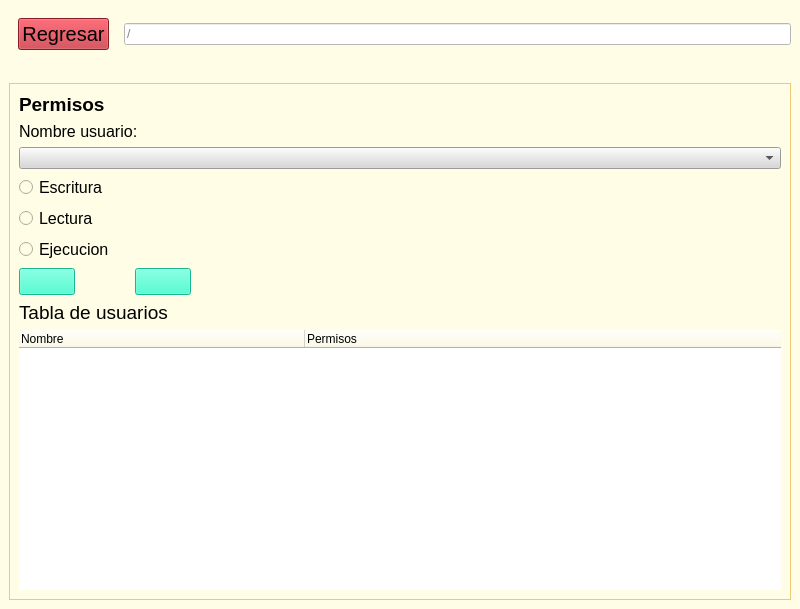
<?xml version="1.0" encoding="UTF-8"?>
<ui version="4.0">
 <class>MainWindow</class>
 <widget class="QMainWindow" name="MainWindow">
  <property name="geometry">
   <rect>
    <x>0</x>
    <y>0</y>
    <width>800</width>
    <height>609</height>
   </rect>
  </property>
  <property name="windowTitle">
   <string>MainWindow</string>
  </property>
  <widget class="QWidget" name="centralwidget">
   <property name="styleSheet">
    <string notr="true">QWidget{
	background-color:rgb(255, 253, 229);
}
QFrame{
	border:none;
}
QTreeWidget, QLineEdit{
	background-color:white;
}
</string>
   </property>
   <layout class="QVBoxLayout" name="verticalLayout" stretch="0">
    <property name="leftMargin">
     <number>0</number>
    </property>
    <property name="topMargin">
     <number>0</number>
    </property>
    <property name="rightMargin">
     <number>0</number>
    </property>
    <property name="bottomMargin">
     <number>0</number>
    </property>
    <item>
     <widget class="QFrame" name="panelInferior">
      <property name="styleSheet">
       <string notr="true">#Carpeta, #Permisos {
border: 1px solid rgb(235, 201, 118);
}
QPushButton{
	background-color:rgb(35, 255, 200);
}
QPushButton:hover{
	background-color:rgb(80, 214, 174);
}</string>
      </property>
      <property name="frameShape">
       <enum>QFrame::StyledPanel</enum>
      </property>
      <property name="frameShadow">
       <enum>QFrame::Raised</enum>
      </property>
      <layout class="QVBoxLayout" name="verticalLayout_4" stretch="1,11">
       <property name="leftMargin">
        <number>0</number>
       </property>
       <property name="topMargin">
        <number>0</number>
       </property>
       <property name="rightMargin">
        <number>0</number>
       </property>
       <property name="bottomMargin">
        <number>0</number>
       </property>
       <item>
        <widget class="QFrame" name="panelRuta">
         <property name="frameShape">
          <enum>QFrame::StyledPanel</enum>
         </property>
         <property name="frameShadow">
          <enum>QFrame::Raised</enum>
         </property>
         <layout class="QHBoxLayout" name="horizontalLayout_3">
          <item>
           <widget class="QFrame" name="paneSuperior">
            <property name="frameShape">
             <enum>QFrame::StyledPanel</enum>
            </property>
            <property name="frameShadow">
             <enum>QFrame::Raised</enum>
            </property>
            <layout class="QHBoxLayout" name="horizontalLayout_2">
             <item>
              <widget class="QPushButton" name="btnRegresar">
               <property name="font">
                <font>
                 <pointsize>15</pointsize>
                </font>
               </property>
               <property name="styleSheet">
                <string notr="true">QPushButton{
	background-color:rgb(191, 42, 53)
}
QPushButton:hover{
	background-color:rgb(211, 42, 53)
}</string>
               </property>
               <property name="text">
                <string>Regresar</string>
               </property>
               <property name="icon">
                <iconset>
                 <normaloff>../src/img/volver-icon.png</normaloff>../src/img/volver-icon.png</iconset>
               </property>
               <property name="iconSize">
                <size>
                 <width>25</width>
                 <height>25</height>
                </size>
               </property>
              </widget>
             </item>
            </layout>
           </widget>
          </item>
          <item>
           <widget class="QLineEdit" name="txtRuta">
            <property name="styleSheet">
             <string notr="true">background-color:white;</string>
            </property>
            <property name="readOnly">
             <bool>true</bool>
            </property>
            <property name="placeholderText">
             <string>/</string>
            </property>
           </widget>
          </item>
         </layout>
        </widget>
       </item>
       <item>
        <widget class="QFrame" name="PanelContenidoInferior">
         <property name="frameShape">
          <enum>QFrame::StyledPanel</enum>
         </property>
         <property name="frameShadow">
          <enum>QFrame::Raised</enum>
         </property>
         <layout class="QHBoxLayout" name="horizontalLayout">
          <item>
           <widget class="QFrame" name="Permisos">
            <property name="frameShape">
             <enum>QFrame::StyledPanel</enum>
            </property>
            <property name="frameShadow">
             <enum>QFrame::Raised</enum>
            </property>
            <layout class="QVBoxLayout" name="verticalLayout_2">
             <item>
              <widget class="QLabel" name="lblTituloPermisos">
               <property name="font">
                <font>
                 <family>Arial</family>
                 <pointsize>14</pointsize>
                 <weight>75</weight>
                 <italic>false</italic>
                 <bold>true</bold>
                 <underline>false</underline>
                 <strikeout>false</strikeout>
                 <kerning>true</kerning>
                </font>
               </property>
               <property name="text">
                <string>Permisos</string>
               </property>
              </widget>
             </item>
             <item>
              <widget class="QLabel" name="lblNombreUsuario">
               <property name="font">
                <font>
                 <family>Arial</family>
                 <pointsize>12</pointsize>
                 <weight>50</weight>
                 <italic>false</italic>
                 <bold>false</bold>
                 <underline>false</underline>
                 <strikeout>false</strikeout>
                 <kerning>true</kerning>
                </font>
               </property>
               <property name="text">
                <string>Nombre usuario: </string>
               </property>
              </widget>
             </item>
             <item>
              <widget class="QComboBox" name="cbUsuarios">
               <property name="styleSheet">
                <string notr="true">background-color:rgb(215, 215, 215);</string>
               </property>
              </widget>
             </item>
             <item>
              <widget class="QRadioButton" name="rbtnEscritura">
               <property name="font">
                <font>
                 <family>Arial</family>
                 <pointsize>12</pointsize>
                </font>
               </property>
               <property name="text">
                <string>Escritura</string>
               </property>
               <property name="autoExclusive">
                <bool>false</bool>
               </property>
              </widget>
             </item>
             <item>
              <widget class="QRadioButton" name="rbtnLectura">
               <property name="font">
                <font>
                 <family>Arial</family>
                 <pointsize>12</pointsize>
                </font>
               </property>
               <property name="text">
                <string>Lectura</string>
               </property>
               <property name="autoExclusive">
                <bool>false</bool>
               </property>
              </widget>
             </item>
             <item>
              <widget class="QRadioButton" name="rbtnEjecucion">
               <property name="font">
                <font>
                 <family>Arial</family>
                 <pointsize>12</pointsize>
                </font>
               </property>
               <property name="text">
                <string>Ejecucion</string>
               </property>
               <property name="autoExclusive">
                <bool>false</bool>
               </property>
              </widget>
             </item>
             <item>
              <widget class="QFrame" name="frame">
               <property name="frameShape">
                <enum>QFrame::StyledPanel</enum>
               </property>
               <property name="frameShadow">
                <enum>QFrame::Raised</enum>
               </property>
               <layout class="QHBoxLayout" name="horizontalLayout_4" stretch="0,0">
                <property name="spacing">
                 <number>60</number>
                </property>
                <property name="leftMargin">
                 <number>0</number>
                </property>
                <property name="topMargin">
                 <number>0</number>
                </property>
                <property name="rightMargin">
                 <number>590</number>
                </property>
                <property name="bottomMargin">
                 <number>0</number>
                </property>
                <item>
                 <widget class="QPushButton" name="btnAgregarUsuario">
                  <property name="font">
                   <font>
                    <family>Arial</family>
                    <pointsize>12</pointsize>
                   </font>
                  </property>
                  <property name="text">
                   <string/>
                  </property>
                  <property name="icon">
                   <iconset>
                    <normaloff>../src/img/crear-icon.png</normaloff>../src/img/crear-icon.png</iconset>
                  </property>
                  <property name="iconSize">
                   <size>
                    <width>30</width>
                    <height>30</height>
                   </size>
                  </property>
                 </widget>
                </item>
                <item>
                 <widget class="QPushButton" name="btnEliminarUsuario">
                  <property name="font">
                   <font>
                    <family>Arial</family>
                    <pointsize>12</pointsize>
                   </font>
                  </property>
                  <property name="text">
                   <string/>
                  </property>
                  <property name="icon">
                   <iconset>
                    <normaloff>../src/img/eliminar-icon.png</normaloff>../src/img/eliminar-icon.png</iconset>
                  </property>
                  <property name="iconSize">
                   <size>
                    <width>30</width>
                    <height>30</height>
                   </size>
                  </property>
                 </widget>
                </item>
               </layout>
              </widget>
             </item>
             <item>
              <widget class="QLabel" name="lblTituloListView">
               <property name="font">
                <font>
                 <family>Arial</family>
                 <pointsize>14</pointsize>
                 <weight>50</weight>
                 <italic>false</italic>
                 <bold>false</bold>
                 <underline>false</underline>
                 <strikeout>false</strikeout>
                 <kerning>true</kerning>
                </font>
               </property>
               <property name="text">
                <string>Tabla de usuarios</string>
               </property>
              </widget>
             </item>
             <item>
              <widget class="QTreeWidget" name="arbolPermisos">
               <attribute name="headerDefaultSectionSize">
                <number>286</number>
               </attribute>
               <column>
                <property name="text">
                 <string>Nombre</string>
                </property>
               </column>
               <column>
                <property name="text">
                 <string>Permisos</string>
                </property>
               </column>
              </widget>
             </item>
            </layout>
           </widget>
          </item>
         </layout>
        </widget>
       </item>
      </layout>
     </widget>
    </item>
   </layout>
  </widget>
 </widget>
 <resources/>
 <connections/>
</ui>
